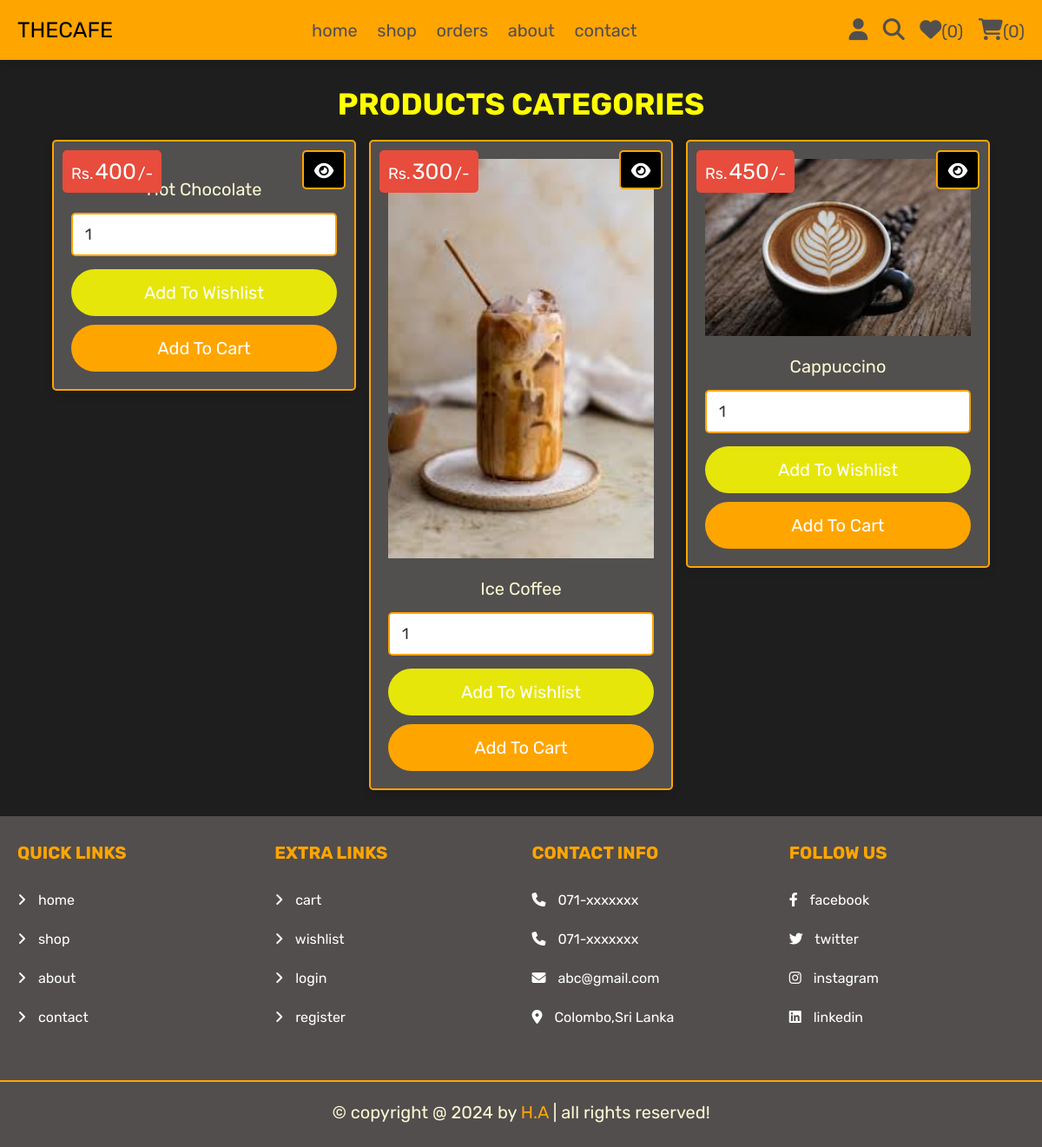
Screenshot of /category.php?category=drinks (signed in) with the database file from the repository.
### tables this page shows
CREATE TABLE `products` (
  `id` int(100) NOT NULL,
  `name` varchar(100) NOT NULL,
  `category` varchar(20) NOT NULL,
  `details` varchar(500) NOT NULL,
  `price` int(100) NOT NULL,
  `image` varchar(100) NOT NULL
);

### category.php (the view, shortened to what this page needs)
<?php
@include 'config.php';
?>
<!DOCTYPE html>
<html lang="en">
<head>
   <link rel="stylesheet" href="https://cdnjs.cloudflare.com/ajax/libs/font-awesome/6.1.1/css/all.min.css">
   <link rel="stylesheet" href="css/style.css">
</head>
<body>
<?php include 'header.php'; ?>
<section class="products">
   <h1 class="title">products categories</h1>
   <div class="box-container">
   <?php
      $category_name = $_GET['category'];
      $select_products = $conn->prepare("SELECT * FROM `products` WHERE category = ?");
      $select_products->execute([$category_name]);
      if($select_products->rowCount() > 0){
         while($fetch_products = $select_products->fetch(PDO::FETCH_ASSOC)){
   ?>
   <form action="" class="box" method="POST">
      <div class="price">Rs.<span><?= $fetch_products['price']; ?></span>/-</div>
      <a href="view_page.php?pid=<?= $fetch_products['id']; ?>" class="fas fa-eye"></a>
      <img src="uploaded_img/<?= $fetch_products['image']; ?>" alt="">
      <div class="name"><?= $fetch_products['name']; ?></div>
      <input type="number" min="1" value="1" name="p_qty" class="qty">
      <input type="submit" value="add to wishlist" class="option-btn" name="add_to_wishlist">
      <input type="submit" value="add to cart" class="btn" name="add_to_cart">
   </form>
   <?php
         }
      }else{
         echo '<p class="empty">no products available!</p>';
      }
   ?>
   </div>
</section>
<?php include 'footer.php'; ?>
</body>
</html>

### css/style.css (style rules this page uses)
.products .box-container { display: grid; grid-template-columns: repeat(auto-fit, 35rem); gap:1.5rem; justify-content: center; align-items: flex-start; }
.products .box-container .box { padding:2rem; text-align: center; border:var(--border); background-color: var(--gray); box-shadow: var(--box-shadow); border-radius: .5rem; position: relative; }
.products .box-container .box .price { position: absolute; top:1rem; left:1rem; padding:1rem; border-radius: .5rem; background-color: var(--red); font-size: 1.8rem; color:var(--white); }
.products .box-container .box .price span { font-size: 2.5rem; color:var(--white); margin:0 .2rem; }
.products .box-container .box .fa-eye { position: absolute; top:1rem; right:1rem; border-radius: .5rem; height: 4.5rem; line-height: 4.3rem; width: 5rem; border:var(--border); color: white; font-size: 2rem; background-color: black; }
.products .box-container .box img { width: 100%; margin-bottom: 1rem; }
.products .box-container .box .name { font-size: 2rem; color: lightgoldenrodyellow; padding:1rem 0; }
.products .box-container .box .qty { margin:.5rem 0; border-radius: .5rem; padding:1.2rem 1.4rem; font-size: 1.8rem; color:var(--black); border:var(--border); width: 100%; }

### css/components.css (style rules this page uses)
:root { --orange: orange; --red:#e74c3c; --black:#333; --gray:rgb(82, 79, 79); --light-color:#666; --white:#fff; --light-bg:#1f1e1e; --border:.2rem solid var(--orange); --box-shadow:0 .5rem 1rem rgba(0,0,0,.1); }
* { font-family: 'Rubik', sans-serif; margin:0; padding:0; box-sizing: border-box; outline: none; border:none; text-decoration: none; color:var(--black); }
body { background-color: var(--light-bg); }
html { font-size: 62.5%; overflow-x: hidden; scroll-behavior: smooth; scroll-padding-top: 6.5rem; }
section { padding:3rem 2rem; max-width: 1200px; margin:0 auto; }
.btn, .delete-btn, .option-btn { display: block; width: 100%; margin-top: 1rem; border: 2px solid transparent; border-radius: 30px; color:var(--white); font-size: 2rem; padding:1.3rem 3rem; text-transform: capitalize; cursor: pointer; text-align: center; transition: .4s; }
.btn { background-color: orange; }
.option-btn { background-color: rgb(230, 230, 11); }
.title { text-align: center; margin-bottom: 2rem; text-transform: uppercase; color:yellow; font-size: 3.5rem; }

### rows the page displays
products: price "400", name "Hot Chocolate"
products: price "300", image (picture), name "Ice Coffee"
products: price "450", image (picture), name "Cappuccino"

### other values shown
$count_wishlist_items->rowCount() "0"
$count_cart_items->rowCount() "0"
